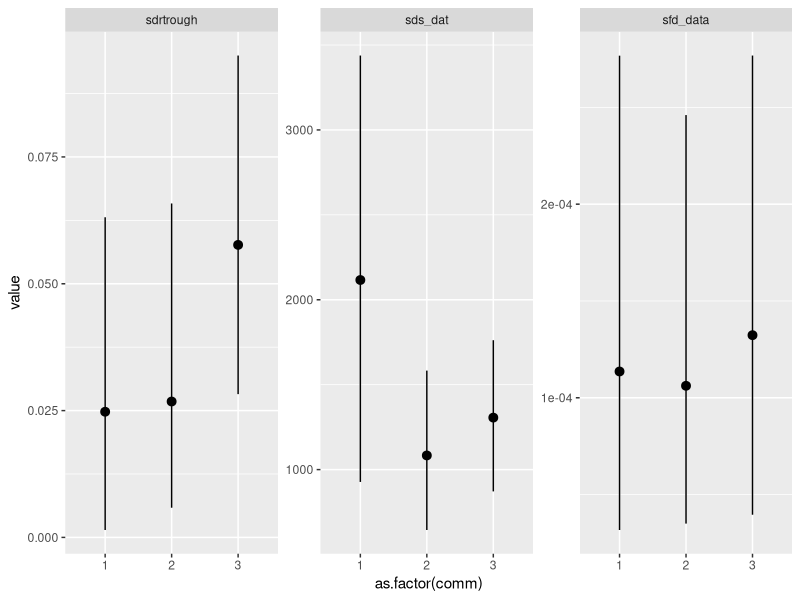

The R source for this figure:
library(tidyverse)
cat = read.csv("trying.csv")
rugosity.summary = cat[-1,] %>%
  pivot_longer(sdrtrough:sds_dat, names_to = "metric", values_to = "value")

rugosity.summary$pos %>% unique() %>% length()
bayes_cri <- function(x) {
  data.frame(
    y = mean(x),  # Mean of posterior samples
    ymin = quantile(x, 0.025),  # 2.5% quantile (Lower bound)
    ymax = quantile(x, 0.975)   # 97.5% quantile (Upper bound)
  )
}

rugosity.summary 

rugosity.summary %>% 
  ggplot(aes(x = as.factor(comm), y = value))+
  stat_summary(
    fun.data = bayes_cri,   # Use Bayesian credible interval function
    geom = "pointrange"
  )  + 
  facet_wrap(~metric, scales = "free_y")




cat = read.csv("trying.csv")
rugosity.summary = cat[-1,]

sds1 = rugosity.summary %>%
  filter(pos %in% c(1:100)) %>%
  filter(comm == 1)
sds2 = rugosity.summary %>%
  filter(pos %in% c(1:100)) %>%
  filter(comm == 2)
sds3 = rugosity.summary %>%
  filter(pos %in% c(1:100)) %>%
  filter(comm == 3)

mean(sds1$sdrtrough > sds3$sdrtrough)
mean(sds1$sdrtrough > sds2$sdrtrough)
mean(sds2$sdrtrough > sds3$sdrtrough)


mean(sds1$sds_dat > sds3$sds_dat)
mean(sds1$sds_dat > sds2$sds_dat)


mean(sds1$s10z_dat > sds2$s10z_dat) ## significant

